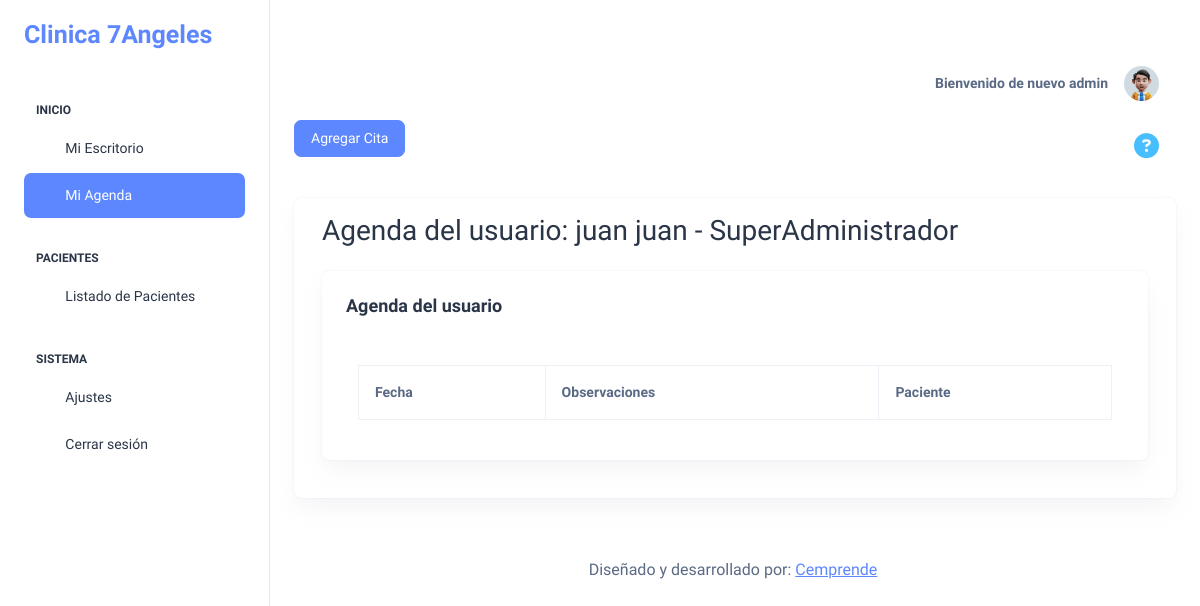
The page /clinica/agenda-apoyo.php (signed in) on the database its author committed.
### tables this page shows
CREATE TABLE `usuarios` (
  `id_usuario` int(11) NOT NULL,
  `nombre_usuario` varchar(50) NOT NULL,
  `contrasena` varchar(255) NOT NULL,
  `nombre` text NOT NULL,
  `aPaterno` text NOT NULL,
  `aMaterno` text NOT NULL,
  `telefono` text NOT NULL,
  `fecha_ingreso` date NOT NULL,
  `rol` text NOT NULL,
  `archivado` text NOT NULL
);

### clinica/agenda-apoyo.php (the view, shortened to what this page needs)
<?php
require "header-apoyo.php";
$id_usuario_actual = isset($_SESSION['id_usuario']) ? intval($_SESSION['id_usuario']) : 0;
$link = bases();
$sql_usuario_actual = "SELECT id_usuario, nombre, aPaterno, rol FROM usuarios WHERE id_usuario = $id_usuario_actual";
$resultado_usuario_actual = $link->query($sql_usuario_actual);
$usuario_actual = $resultado_usuario_actual->fetch_assoc();
?>
<div class="container-fluid py-4 mt-5">
    <div class="row mt-5">
        <div class="col-6">
            <button type="button" class="btn btn-primary" data-toggle="modal" data-target="#modalAgregarCita">
                Agregar Cita
            </button>
        </div>
         <div class="col-6">
           <button type="button" class="btn boton-ayuda" data-toggle="modal" data-target="#exampleModal">
            <i class="fa fa-question-circle" aria-hidden="true"></i>
          </button>
        </div>
        <div class="col-12 mt-4">
            <div class="card mb-4 px-3">
                <div class="card-body px-0 pt-0 pb-2">
                    <div class="container mt-3">
                        <h2>Agenda del usuario: <?php echo $usuario_actual['nombre'] . " " . $usuario_actual['aPaterno'] . " - " . $usuario_actual['rol']; ?></h2>
                        <div class="row">
                            <div class="col-lg-12 d-flex align-items-stretch">
                                <div class="card w-100 mt-3">
                                    <div class="card-body p-4">
                                        <div class="mb-4">
                                            <h5 class="card-title fw-semibold">Agenda del usuario</h5>
                                        </div>
                                        <div class="container mt-5">
                                            <div class="table-responsive">
                                                <table class="table table-bordered">
                                                    <thead>
                                                        <tr>
                                                            <th>Fecha</th>
                                                            <th>Observaciones</th>
                                                            <th>Paciente</th>
                                                        </tr>
                                                    </thead>
                                                </table>
                                            </div>
                                        </div>
                                    </div>
                                </div>
                            </div>
                        </div>
                    </div>
                </div>
            </div>
        </div>
    </div>
</div>
<?php
require "footer.php";
?>

### clinica/assets/css/custom.css (style rules this page uses)
.boton-ayuda { float: right; color: #49BEFF; font-size: 25px; }
@media (min-width:768px) { .table-responsive { overflow-x: hidden; } }

### rows shown on the page
usuarios: nombre "juan", aPaterno "juan", rol "SuperAdministrador"

### other values the page prints
$nombre_usuario_logueado "admin"
